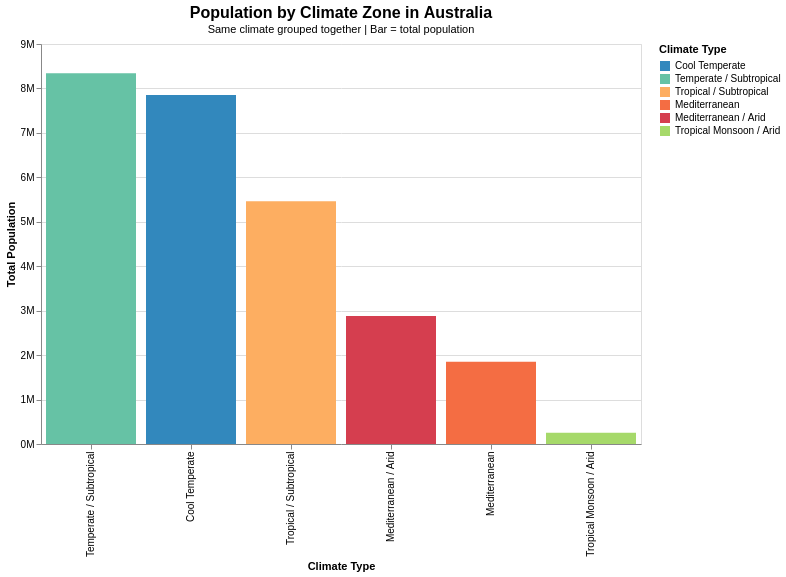

This figure's Vega-Lite source:
### Vega-Lite specification from a JSON file in a GitHub repository (floating-point values rounded to 4 significant figures)
{"$schema": "https://vega.github.io/schema/vega-lite/v5.json", "title": {"text": "Population by Climate Zone in Australia", "subtitle": "Same climate grouped together | Bar = total population", "fontSize": 16, "subtitleFontSize": 11}, "width": 600, "height": 400, "data": {"values": [{"climate": "Cool Temperate", "states": "Victoria, Tasmania, ACT", "total_population": 7851300}, {"climate": "Temperate / Subtropical", "states": "New South Wales", "total_population": 8339300}, {"climate": "Tropical / Subtropical", "states": "Queensland", "total_population": 5459400}, {"climate": "Mediterranean", "states": "South Australia", "total_population": 1851700}, {"climate": "Mediterranean / Arid", "states": "Western Australia", "total_population": 2878600}, {"climate": "Tropical Monsoon / Arid", "states": "Northern Territory", "total_population": 252500}]}, "mark": "bar", "encoding": {"x": {"field": "climate", "type": "nominal", "title": "Climate Type", "sort": "-y"}, "y": {"field": "total_population", "type": "quantitative", "title": "Total Population", "axis": {"format": "s"}}, "color": {"field": "climate", "type": "nominal", "title": "Climate Type", "scale": {"domain": ["Cool Temperate", "Temperate / Subtropical", "Tropical / Subtropical", "Mediterranean", "Mediterranean / Arid", "Tropical Monsoon / Arid"], "range": ["#3288bd", "#66c2a5", "#fdae61", "#f46d43", "#d53e4f", "#a6d96a"]}}, "tooltip": [{"field": "climate", "title": "Climate Type"}, {"field": "states", "title": "States/Territories"}, {"field": "total_population", "title": "Total Population", "format": ",.0f"}]}}
